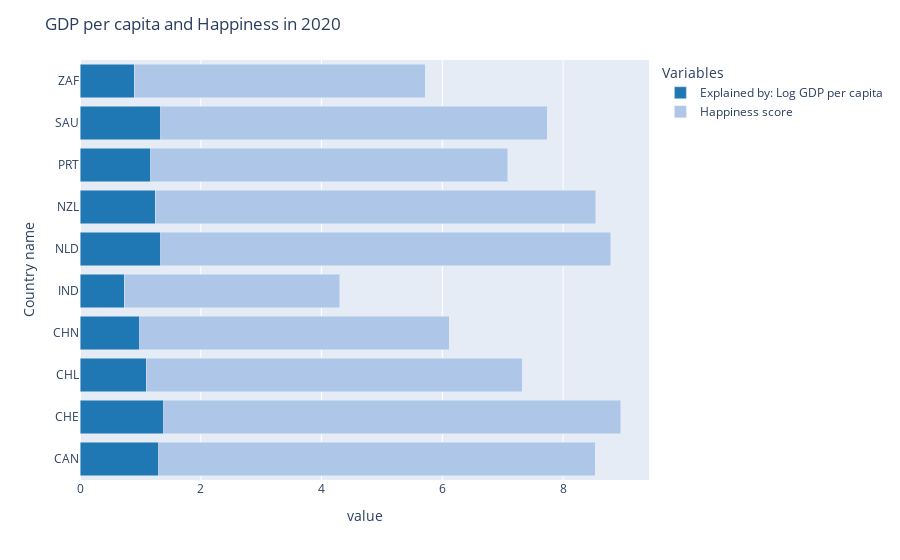

Notebook source saved alongside this figure:
### Markdown cell above
GDP per Capita and Happiness: We will explore the correlation between GDP per
capita and happiness scores. 

We will argue that countries with higher GDP per
capita may have better economic opportunities, access to resources, and quality of
life, which could positively impact happiness levels.

### Code cell
df = pd.read_csv('happiness_2020-def.csv')

# sort by country
df = df.sort_values('Country name')

# create stacked bar chart
fig = px.bar(df, x=['Explained by: Log GDP per capita', 'Happiness score'], y='Country name', orientation='h', 
barmode='stack', color_discrete_map={'Explained by: Log GDP per capita': '#1F77B4', 'Happiness score': '#AEC7E8'})

#edit chart
fig.update_layout(title='GDP per capita and Happiness in 2020')
fig.update_layout(legend=dict(title='Variables'))

fig.show()

### Figure 1 — Plotly figure (JSON) as saved in the notebook; plotly's stock layout.template omitted (floating-point values rounded to 4 significant figures)
{"data": [{"alignmentgroup": "True", "hovertemplate": "variable=Explained by: Log GDP per capita<br>value=%{x}<br>Country name=%{y}<extra></extra>", "legendgroup": "Explained by: Log GDP per capita", "marker": {"color": "#1F77B4", "pattern": {"shape": ""}}, "name": "Explained by: Log GDP per capita", "offsetgroup": "Explained by: Log GDP per capita", "orientation": "h", "showlegend": true, "textposition": "auto", "type": "bar", "x": [1.302, 1.391, 1.097, 0.9905, 0.7306, 1.339, 1.242, 1.169, 1.334, 0.9021], "xaxis": "x", "y": ["CAN", "CHE", "CHL", "CHN", "IND", "NLD", "NZL", "PRT", "SAU", "ZAF"], "yaxis": "y"}, {"alignmentgroup": "True", "hovertemplate": "variable=Happiness score<br>value=%{x}<br>Country name=%{y}<extra></extra>", "legendgroup": "Happiness score", "marker": {"color": "#AEC7E8", "pattern": {"shape": ""}}, "name": "Happiness score", "offsetgroup": "Happiness score", "orientation": "h", "showlegend": true, "textposition": "auto", "type": "bar", "x": [7.232, 7.56, 6.228, 5.124, 3.573, 7.449, 7.3, 5.911, 6.406, 4.814], "xaxis": "x", "y": ["CAN", "CHE", "CHL", "CHN", "IND", "NLD", "NZL", "PRT", "SAU", "ZAF"], "yaxis": "y"}], "layout": {"barmode": "stack", "legend": {"title": {"text": "Variables"}, "tracegroupgap": 0}, "margin": {"t": 60}, "title": {"text": "GDP per capita and Happiness in 2020"}, "xaxis": {"anchor": "y", "domain": [0, 1], "title": {"text": "value"}}, "yaxis": {"anchor": "x", "domain": [0, 1], "title": {"text": "Country name"}}}}
